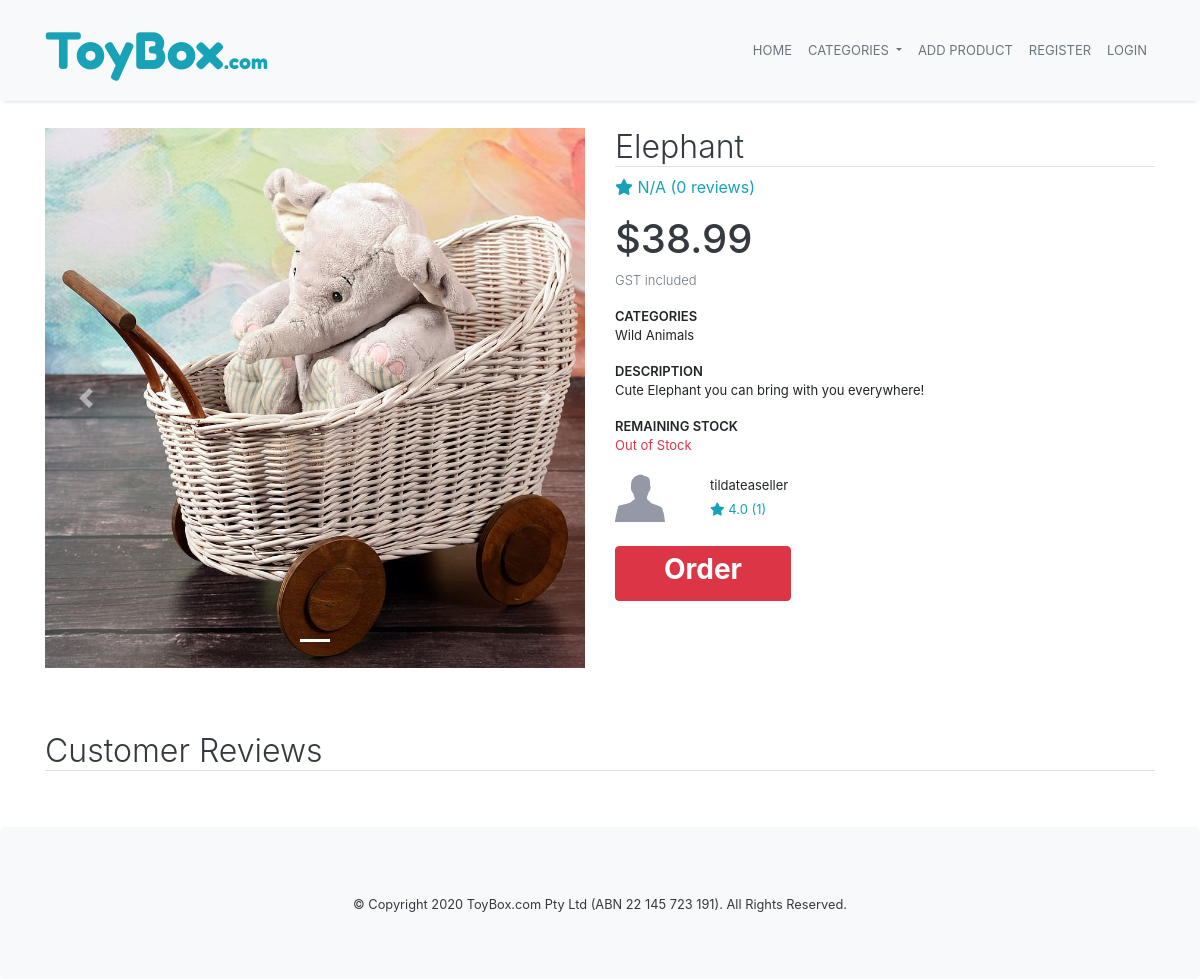
The app's page /product/10, older data.
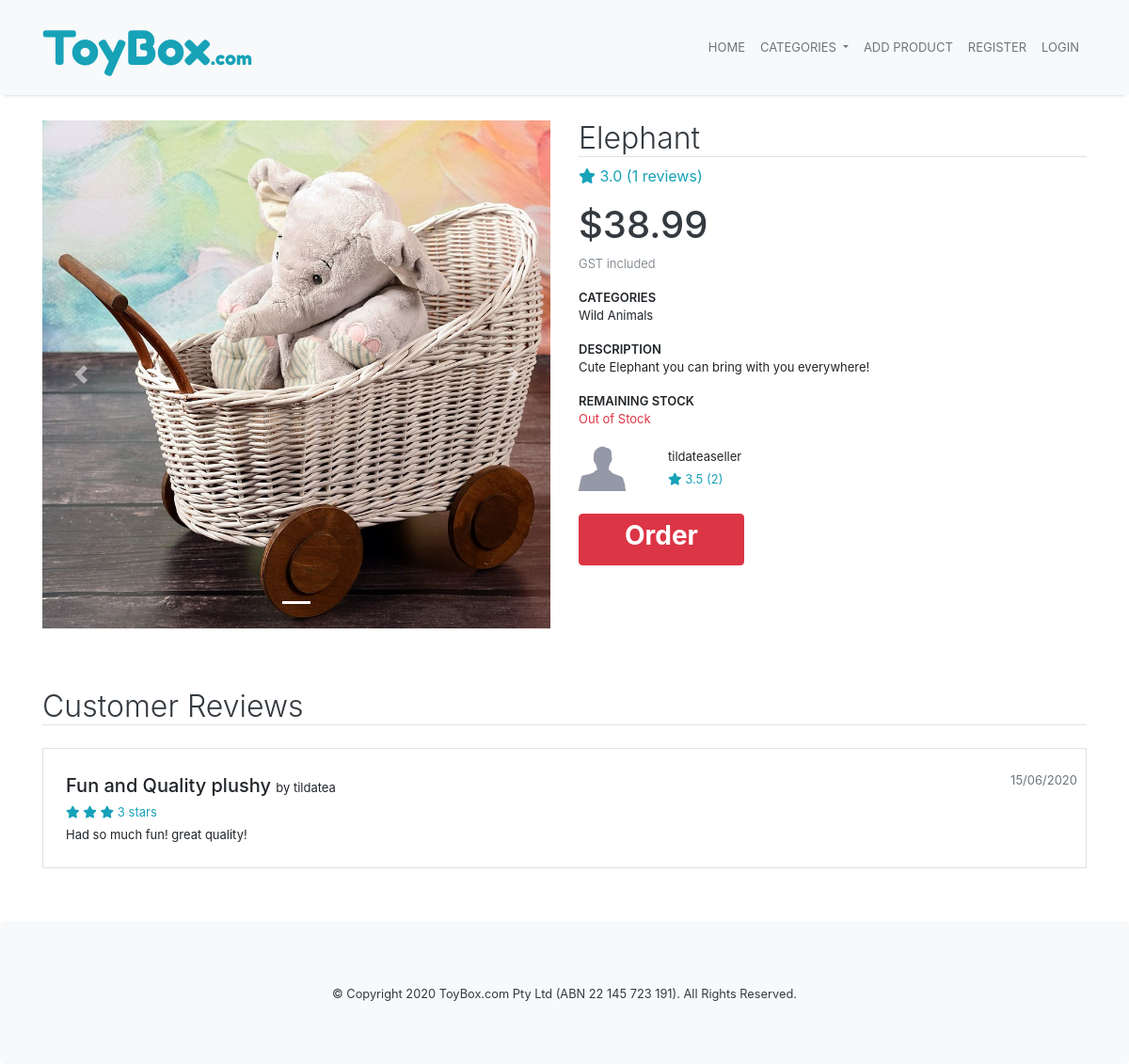
The same page, newer data.
### marketplace/models.py (models this page shows, shortened)
class Comment(db.Model):
    __tablename__='comments'
    id = db.Column(db.Integer, primary_key=True)
    title = db.Column(db.String(100), nullable=False)
    text = db.Column(db.String(500))
    rating = db.Column(db.Float, nullable=False)
    created = db.Column(db.DateTime, default=datetime.now(), nullable=False)
    user_id = db.Column(db.Integer, db.ForeignKey('users.id'))
    product_id = db.Column(db.Integer, db.ForeignKey('products.id'))

class User(db.Model, UserMixin):
    __tablename__='users'
    id = db.Column(db.Integer, primary_key=True)
    username = db.Column(db.String(30), index=True, unique=True, nullable=False)
    email = db.Column(db.String(100), index=True, unique=True, nullable=False)
    phone = db.Column(db.String(20), nullable=False) #must be string to keep 0 at start of number
    bank_account = db.Column(db.String(30))
    seller = db.Column(db.Boolean, nullable=False) #determines whether the user is a seller or buyer
    password_hash = db.Column(db.String(255), nullable=False)
    products = db.relationship('Product', backref='user') #products added by user

### marketplace/products.py (the view)
@bp.route('/<id>', methods=['GET', 'POST'])
def view(id):
    product = Product.query.filter_by(id=id).first()
    if (not product): #if product doesnt exist then 404
        return render_template('404.html')
    roundedPrice = round(product.price, 2)
    rating = 0
    i = 0
    for comment in product.comments:
        rating += comment.rating
        i += 1
    if i > 0:
        rating = round(rating/i, 2)
    else:
        rating = 'N/A'
    seller = User.query.filter_by(id=product.seller_id).first()
    sellerRating = 0
    j = 0
    for prod in seller.products:
        for com in prod.comments:
            sellerRating += com.rating
            j += 1
    if j > 0:
        sellerRating = round(sellerRating/j, 2)
    else:
        sellerRating = 'N/A'
    comments = db.session.query(Comment, User).filter_by(product_id=id).outerjoin(User, Comment.user_id == User.id).all()
    form = ReviewForm()
    if(form.validate_on_submit()):
        f_text = form.text.data
        f_rating = form.rating.data
        f_title = form.title.data
        new_comment = Comment (
            text = f_text,
            rating = f_rating,
            title = f_title,
            user_id = current_user.id,
            product_id = id
        )
        db.session.add(new_comment)
        db.session.commit()
        return redirect(url_for('product.view', id=id))
    else:
        for field, errors in form.errors.items():
            for error in errors:
                flash(u"%s: %s" % (getattr(form, field).label.text.title(), error), 'error')
    return render_template('product.html', product=product, roundedPrice = roundedPrice, rating=rating, reviewCount=i, seller=seller, sellerRating=sellerRating, sellerReviewCount=j, comments=comments, form=form)

### marketplace/templates/product.html (shortened to what the changed rows need)
{% extends 'base.html' %}
{% block content %}
<div class="container">
    <div class="row content-container mb-5">
        <div class="col-md-6">
            <h2 class="text-dark font-weight-light border-bottom">{{ product.name }}</h2>
            <div class="text-info">
                <i class="fas fa-star"></i> {{ rating }} ({{ reviewCount }} reviews)
            </div>
            <h1 class="text-dark mt-3">${{ roundedPrice }}</h1>
            <div class="small-font form-head text-muted font-weight-light">GST included</div>
            <div class="small-font form-head mt-3">CATEGORIES</div>
            <p class="small-font">{{ product.category }}</p>
            <div class="small-font form-head mt-3">DESCRIPTION</div>
            <p class="small-font">{{ product.description }}</p>
            <div class="small-font form-head mt-3">REMAINING STOCK</div>
            {% if product.current_stock > 0 %}
                <p class="small-font">{{ product.current_stock }}</p>
            {% else%}
                <p class="small-font text-danger">Out of Stock</p>
            {% endif %}
            <div class="row mt-2">
                <div class="col-2">
                </div>
                <div class="col">
                    <span class="small-font">{{ seller.username }}<br>
                        <span class="text-info">
                            <i class="fas fa-star"></i> {{ sellerRating }} ({{ sellerReviewCount }})
                        </span>
                    </span>
                </div>
            </div>
            {% if product.current_stock > 0 %}
                {% if current_user.seller == False %}
                    <a class="btn btn-info mt-4 pl-5 pr-5" href="{{ url_for('order.order', id=product.id) }}">
                        <h3 class="font-weight-bold">Order</h3>
                    </a>
                {% else %}
                    <a class="btn btn-danger btn-info mt-4 pl-5 pr-5" data-toggle="OOS-tooltip" data-placement="right" title="You must be logged in as a buyer to purchase products!" disabled>
                        <h3 style="color:white;" class="font-weight-bold">Order</h3>
                    </a>
                {% endif %}
            {% else %}
                <a class="btn btn-danger btn-info mt-4 pl-5 pr-5" data-toggle="OOS-tooltip" data-placement="right" title="Unfortunately, I am Out of Stock for this month. Check in on me later!" disabled>
                    <h3 style="color:white;" class="font-weight-bold">Order</h3>
                </a>
            {% endif %}
        </div>
    </div>
    <h2 class="text-dark font-weight-light border-bottom">Customer Reviews</h2>
    {% for comment in comments %}
    <div class="mt-4 mb-2 border p-4">
        <div class="row">
            <div class="col review-head">
                {{ comment[0].title }} <span class="small-font font-weight-normal">by {{ comment[1].username }}</span>
            </div>
            <div class="text-muted small-font">{{ comment[0].created.strftime("%d/%m/%Y") }}</div>
        </div>
        <div class="row">
            <div class="col">
                <span class="small-font">
                    <span class="text-info">
                        {% for i in range(comment[0].rating|int) %}
                            <i class="fas fa-star"></i>
                        {% endfor %}
                        {{ comment[0].rating|int }} stars
                    </span>
                </span>
            </div>
        </div>
        <div class="row mt-1">
            <div class="col small-font">
                {{ comment[0].text }}
            </div>
        </div>
    </div>
    {% endfor %}
</div>
{% endblock %}

Row changes from the older to the newer data that the page shows:
added Comment: title "Fun and Quality plushy", username "tildatea", created "15/06/2020", rating "3", text "Had so much fun! great quality!"
Text that changed along with them:
{{ rating }}: "N/A" → "3.0"
{{ reviewCount }}: "0" → "1"
{{ sellerRating }}: "4.0" → "3.5"
{{ sellerReviewCount }}: "1" → "2"
